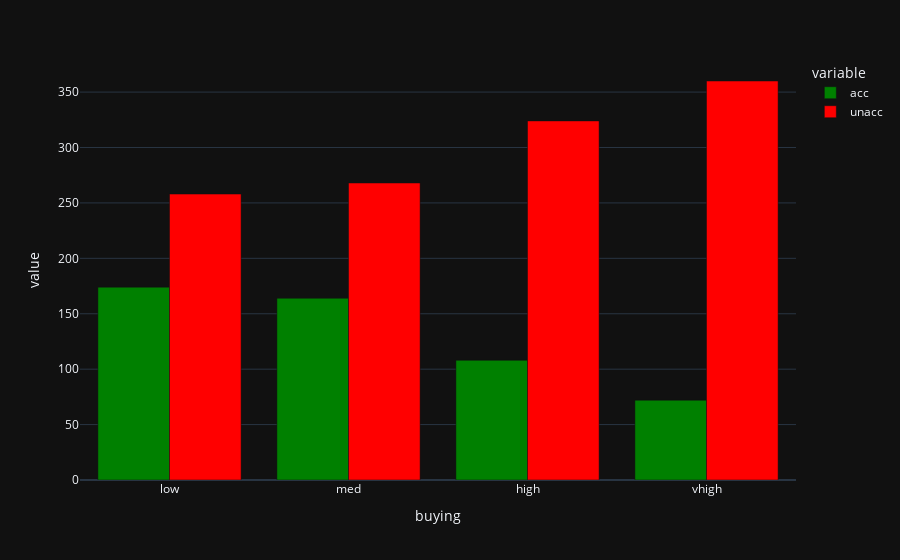

Source (notebook cell):
### Code cell
buying_acceptance = data.pivot_table(
    acceptance,
    index=buying,
    columns=acceptance_class,
    aggfunc='count'
).loc[order]

px.bar(
    buying_acceptance,
    x=buying_acceptance.index,
    y=['acc', 'unacc'],
    barmode='group',
    color_discrete_sequence=['green', 'red']
)

### Figure 1 — Plotly figure (JSON) as saved in the notebook; plotly's stock layout.template omitted (floating-point values rounded to 4 significant figures)
{"data": [{"alignmentgroup": "True", "hovertemplate": "variable=acc<br>buying=%{x}<br>value=%{y}<extra></extra>", "legendgroup": "acc", "marker": {"color": "green", "pattern": {"shape": ""}}, "name": "acc", "offsetgroup": "acc", "orientation": "v", "showlegend": true, "textposition": "auto", "type": "bar", "x": ["low", "med", "high", "vhigh"], "xaxis": "x", "y": [174, 164, 108, 72], "yaxis": "y"}, {"alignmentgroup": "True", "hovertemplate": "variable=unacc<br>buying=%{x}<br>value=%{y}<extra></extra>", "legendgroup": "unacc", "marker": {"color": "red", "pattern": {"shape": ""}}, "name": "unacc", "offsetgroup": "unacc", "orientation": "v", "showlegend": true, "textposition": "auto", "type": "bar", "x": ["low", "med", "high", "vhigh"], "xaxis": "x", "y": [258, 268, 324, 360], "yaxis": "y"}], "layout": {"barmode": "group", "legend": {"title": {"text": "variable"}, "tracegroupgap": 0}, "margin": {"t": 60}, "xaxis": {"anchor": "y", "domain": [0, 1], "title": {"text": "buying"}}, "yaxis": {"anchor": "x", "domain": [0, 1], "title": {"text": "value"}}}}
